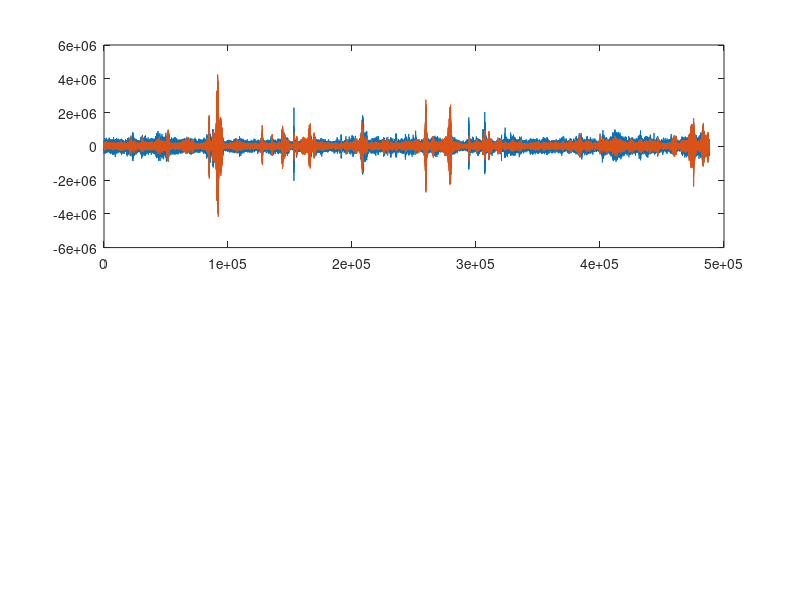

Recreate this plot in MATLAB. (Note: this script raises an error after producing the figure.)
clear;
clc;
close all;

format long g;
val1 = load("hallway_chatter_anc.mat");
val2 = load("hallway_chatter_no_anc.mat");
val = [val1, val2];
names = ["ANC", "No ANC"];

n = numel(val);
ref_rms = zeros(1, n);
err_rms = zeros(1, n);

figure;
for i = 1:n
    ref = val(i).ref_plot;
    err = val(i).err_plot;
    err_offset = mean(err);
    ref_offset = mean(ref);
    % get rms value of both err and ref
    ref_rms(i) = rms(ref);
    err_rms(i) = rms(err);

    subplot(n, 1, i);
    plot(ref);
    hold on;
    plot(err);
    hold off;
    title(string(names(i)));
    xlabel('Sample');
    ylabel('Amplitude');
    ylim([-6 * 10^6, 6 * 10^6]);
    legend('Reference', 'Error');

    % calculate reduction ratio in dB.
    ratio = 20 .* log10(err_rms ./ ref_rms);
    msg = sprintf('Ref RMS: %.3g\nErr RMS: %.3g\nReduction: %.2f dB', ...
        ref_rms(i), err_rms(i), ratio(i));
    text(0.02, 0.95, msg, 'Units', 'normalized', ...
        'VerticalAlignment', 'top', 'HorizontalAlignment', 'left', ...
        'BackgroundColor', 'b', 'EdgeColor', 'k', 'Margin', 4);

end 

% ratio = 20 .* log10(err_rms ./ ref_rms)
% ratio


% sound(ref, 48.8 * 10^3);
